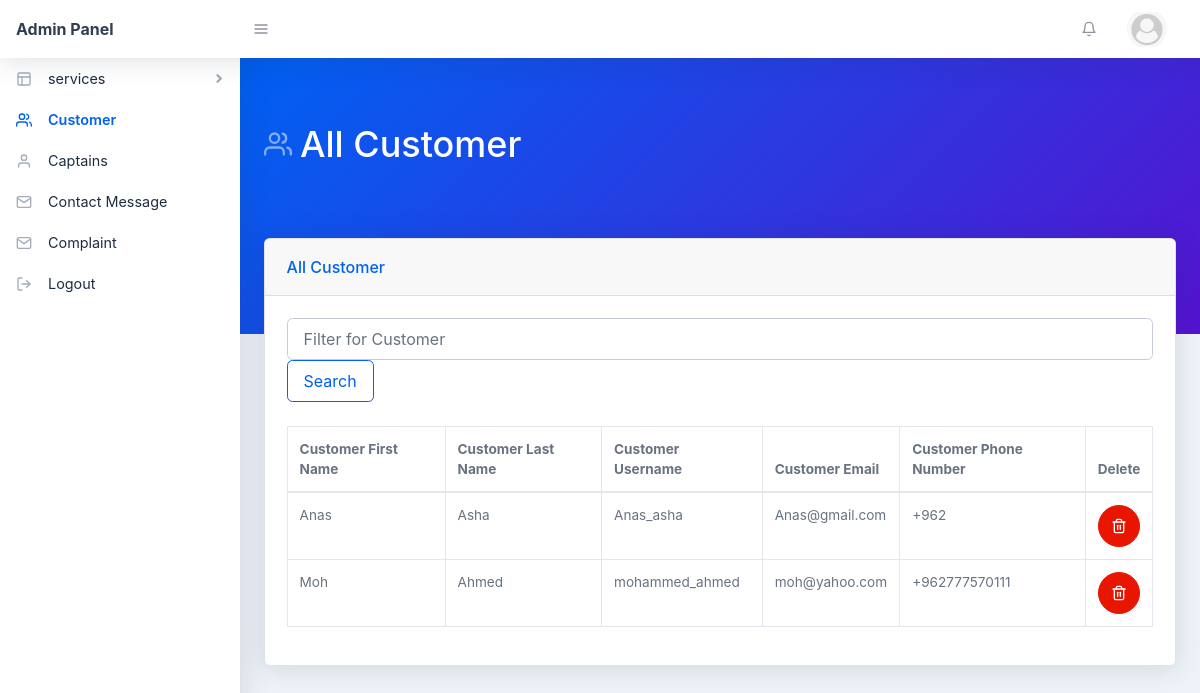
Screenshot of /admin/customer.php (signed in) with the database file from the repository.
### tables this page shows
CREATE TABLE `customer` (
  `customerusername` varchar(25) NOT NULL,
  `firstname` varchar(25) NOT NULL,
  `lastname` varchar(25) NOT NULL,
  `password` varchar(25) NOT NULL,
  `email` varchar(50) NOT NULL,
  `phonenumber` varchar(13) NOT NULL,
  `dob` date NOT NULL,
  `image` varchar(255) NOT NULL
);

### admin/customer.php (the view, shortened to what this page needs)
<?php
include 'include/header.php';
if (isset($_POST['search'])) {
  $valueToSearch = $_POST['valueToSearch'];
  $query =
    "SELECT * FROM `customer` WHERE CONCAT(`customerusername`,`firstname`,`lastname`)  LIKE '%" . $valueToSearch . "%'";
  $search_result = filterTable($query);
} else {
  $query = "SELECT customerusername,firstname,lastname,email,phonenumber FROM customer";
  $search_result = filterTable($query);
}
function filterTable($query)
{
  include '../forms/connection.php';
  $filter_Result = mysqli_query($con, $query);
  return $filter_Result;
}
?>
<div class="page-header pb-10 page-header-dark bg-gradient-primary-to-secondary">
  <div class="container-fluid">
    <div class="page-header-content d-flex align-items-center justify-content-between text-white">
      <h1 class="page-header-title">
        <div class="page-header-icon"><i data-feather="users"></i></div>
        <span>All Customer</span>
      </h1>
    </div>
  </div>
</div>
<div class="container-fluid mt-n10">
  <div class="card mb-4">
    <div class="card-header">All Customer</div>
    <div class="card-body">
      <div class="datatable table-responsive">
        <form method="post">
          <div class="active-cyan-4 mb-4">
            <input class="form-control" type="text" placeholder="Filter for Customer" name="valueToSearch" aria-label="Search">
            <button type="submit" name="search" class="btn btn-outline-primary">Search</button>
          </div>
        </form>
        <table class="table table-bordered table-hover" id="dataTable" width="100%" cellspacing="0">
          <thead>
            <tr>
              <th>Customer First Name</th>
              <th>Customer Last Name</th>
              <th>Customer Username</th>
              <th>Customer Email</th>
              <th>Customer Phone Number</th>
              <th>Delete</th>
            </tr>
          </thead>
          <tbody>
            <?php while ($row = mysqli_fetch_array($search_result)) : ?>
              <tr>
                <td><?php echo $row['firstname']; ?></td>
                <td><?php echo $row['lastname']; ?></td>
                <td><?php echo $row['customerusername']; ?></td>
                <td><?php echo $row['email']; ?></td>
                <td><?php echo $row['phonenumber']; ?></td>
                <td>
                  <form method="post">
                    <a href="deletelink" onclick="return confirm('Are you sure?')"><button type="submit" name="delateCustomer" value="<?= $row['customerusername'];  ?>" class="btn btn-red btn-icon"><i data-feather="trash-2"></i></button></a>
                  </form>
                </td>
              </tr>
            <?php endwhile; ?>
          </tbody>
        </table>
      </div>
    </div>
  </div>
</div>
<?php include("include/footer.php"); ?>

### rows the page displays
customer: firstname "Anas", lastname "Asha", customerusername "Anas_asha", email "Anas@gmail.com", phonenumber "+962"
customer: firstname "Moh", lastname "Ahmed", customerusername "mohammed_ahmed", email "moh@yahoo.com", phonenumber "+962777570111"
